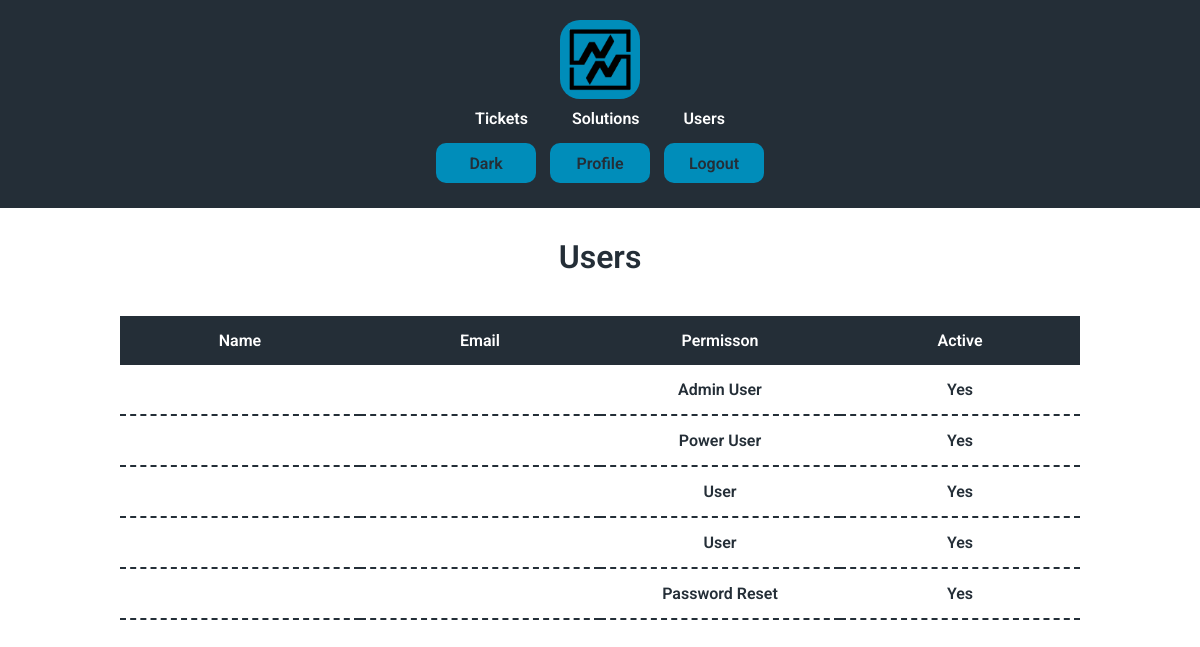
/users (signed in), run on an earlier commit of the app's database.
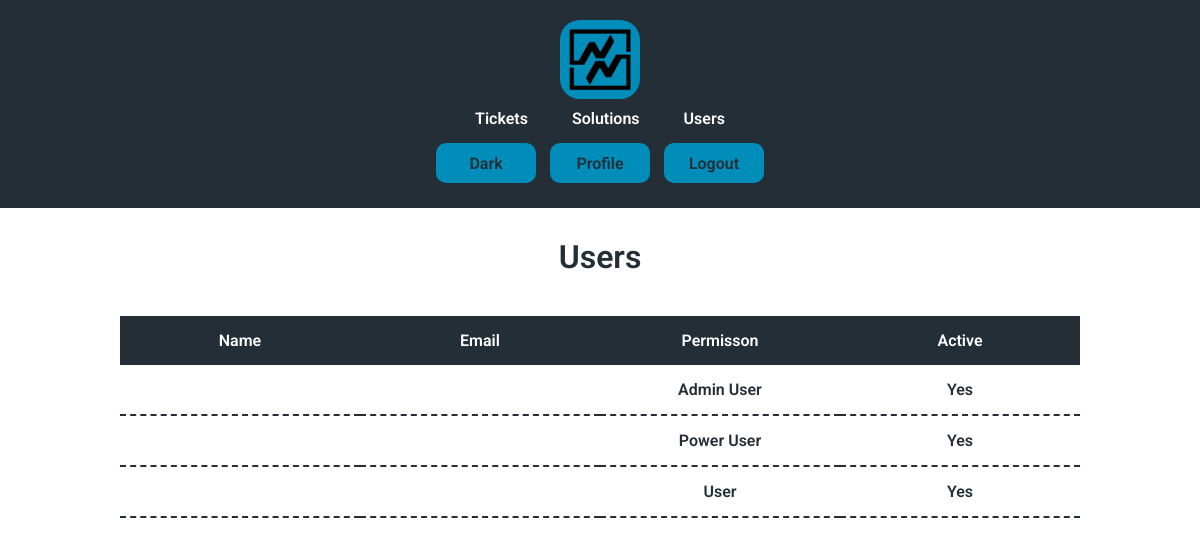
And on a later commit of the database.
### tables this page shows
CREATE TABLE users (id INTEGER PRIMARY KEY AUTOINCREMENT NOT NULL, username TEXT NOT NULL, hash TEXT NOT NULL, permission INTEGER DEFAULT 4 NOT NULL, active BLOB DEFAULT 0 NOT NULL);

### app.py (the view)
@app.route("/users")
@login_required
def users():
    userID = session.get("user_id")
    users = db.execute("SELECT * FROM users WHERE id > 1 AND id != ?", userID)
    return render_template("users.html", users = users, role = role)

### app.py (called while the page is built)
def login_required(f):
    @wraps(f)
    def decorated_function(*args, **kwargs):
        if not session.get("user_id"):
            return redirect("/") # Redirect to the login page or wherever necessary
        return f(*args, **kwargs)  # Proceed with the actual route if logged in
    return decorated_function

### templates/users.html (shortened to what this page needs)
{% extends "layout.html" %}
{% block h1 %}<h1>Users</h1>{% endblock %}
{% block body %}
<div class="main">
    <table class="select">
        <thead>
            <tr>
                <th>Name</th>
                <th>Email</th>
                <th class="none">Permisson</th>
                <th class="none">Active</th>
            </tr>
        </thead>
        <tbody>
            {% for user in users %}
            {% if user['permission'] == 5 %}
            <tr>
                <td> {{ user["name"] }}</td>
                <td> {{ user["email"] }}</td>
                <td class="none"> {{ role[user["permission"]] }}</td>
                {% if user["active"] == 0 %}
                <td class="none">Yes</td>
                {% else %}
                <td class="none">No</td>
                {% endif %}
            </tr>
            {% else %}
            <tr onclick="clickButtonID('{{ user['id'] }}')">
                <td> {{ user["name"] }}</td>
                <td> {{ user["email"] }}</td>
                <td class="none"> {{ role[user["permission"]] }}</td>
                {% if user["active"] == 0 %}
                <td class="none">Yes</td>
                {% else %}
                <td class="none">No</td>
                {% endif %}
            </tr>
            {% endif %}
            {% endfor %}
        </tbody>
    </table>
</div>
{% endblock %}

What changed in the data, as far as the page shows it:
removed users: permission "User", active "Yes"
removed users: permission "Password Reset", active "Yes"
